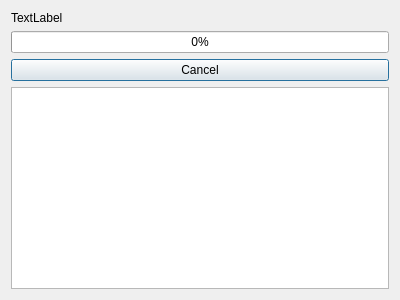
<?xml version="1.0" encoding="UTF-8"?>
<ui version="4.0">
 <class>ProgressDialog</class>
 <widget class="QDialog" name="ProgressDialog">
  <property name="windowModality">
   <enum>Qt::WindowModality::ApplicationModal</enum>
  </property>
  <property name="geometry">
   <rect>
    <x>0</x>
    <y>0</y>
    <width>400</width>
    <height>300</height>
   </rect>
  </property>
  <property name="sizePolicy">
   <sizepolicy hsizetype="Fixed" vsizetype="Fixed">
    <horstretch>0</horstretch>
    <verstretch>0</verstretch>
   </sizepolicy>
  </property>
  <property name="windowTitle">
   <string>Progress</string>
  </property>
  <property name="modal">
   <bool>true</bool>
  </property>
  <layout class="QVBoxLayout" name="verticalLayout">
   <item>
    <widget class="QLabel" name="label">
     <property name="text">
      <string>TextLabel</string>
     </property>
    </widget>
   </item>
   <item>
    <widget class="QProgressBar" name="progressBar">
     <property name="maximum">
      <number>100</number>
     </property>
     <property name="value">
      <number>0</number>
     </property>
    </widget>
   </item>
   <item>
    <widget class="QPushButton" name="pushButton">
     <property name="text">
      <string>Cancel</string>
     </property>
    </widget>
   </item>
   <item>
    <widget class="QTextEdit" name="textEdit">
     <property name="sizeAdjustPolicy">
      <enum>QAbstractScrollArea::SizeAdjustPolicy::AdjustToContents</enum>
     </property>
     <property name="undoRedoEnabled">
      <bool>false</bool>
     </property>
     <property name="readOnly">
      <bool>true</bool>
     </property>
    </widget>
   </item>
  </layout>
 </widget>
 <resources/>
 <connections/>
</ui>
